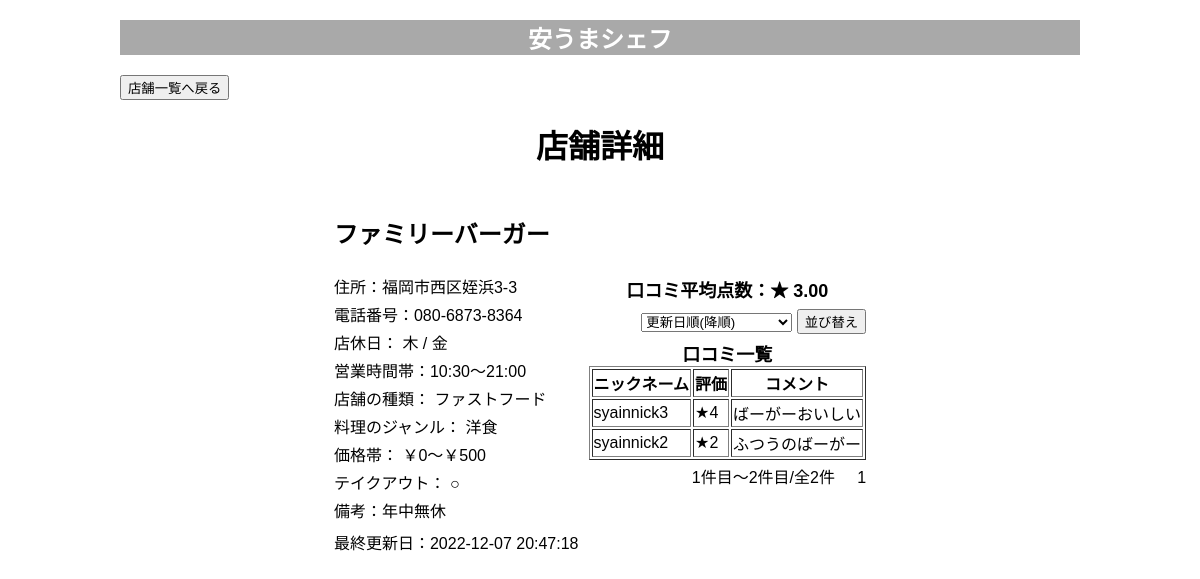
Screenshot of /?do=rst_detail&rst_id=38 with the database file from the repository.
### tables this page shows
CREATE TABLE `t_rstinfo` (
  `RST_ID` bigint(20) NOT NULL COMMENT '店舗ID',
  `USER_ID` varchar(16) DEFAULT NULL COMMENT 'ユーザID',
  `RST_NAME` varchar(32) NOT NULL COMMENT '店舗名',
  `RST_ADDRESS` varchar(64) DEFAULT NULL COMMENT '住所',
  `RST_START` varchar(8) DEFAULT NULL COMMENT '営業開始時間',
  `RST_CLOSE` varchar(8) DEFAULT NULL COMMENT '営業終了時間',
  `RST_TELNUM` varchar(16) DEFAULT NULL COMMENT '電話番号',
  `RST_TYPE` int(2) DEFAULT NULL COMMENT '店舗の種類',
  `RST_PRICE` int(2) DEFAULT NULL COMMENT '価格帯',
  `RST_NOTE` varchar(128) DEFAULT NULL COMMENT '備考',
  `RST_TAKEOUT` int(2) DEFAULT NULL COMMENT 'テイクアウト可',
  `RST_HOLIDAY` int(8) DEFAULT NULL COMMENT '営業日',
  `RST_FOODGENRE` int(9) DEFAULT NULL COMMENT '料理のジャンル',
  `RST_DATE` datetime DEFAULT NULL COMMENT '最終更新日時'
);

CREATE TABLE `t_review` (
  `REVIEW_ID` bigint(20) NOT NULL COMMENT '口コミID',
  `RST_ID` bigint(20) NOT NULL COMMENT '店舗ID',
  `USER_ID` varchar(16) DEFAULT NULL COMMENT 'ユーザID',
  `REVIEW_POINT` int(2) NOT NULL COMMENT '評価点',
  `REVIEW_COMMENT` varchar(32) DEFAULT NULL COMMENT 'コメント',
  `REVIEW_DATE` datetime NOT NULL COMMENT '最終更新日時'
);

CREATE TABLE `t_user` (
  `USER_ID` varchar(16) NOT NULL COMMENT 'ユーザID',
  `USER_NICKNAME` varchar(32) NOT NULL COMMENT 'ニックネーム',
  `USER_PASSWORD` varchar(32) NOT NULL COMMENT 'パスワード',
  `USER_ACCOUNTNAME` varchar(32) NOT NULL COMMENT 'アカウント名',
  `USERTYPE_ID` int(2) NOT NULL COMMENT 'ユーザ種別ID'
);

### index.php (called while the page is built, shortened)
<?php
include('src/pg_header.php');
$action = 'rst_list';
if (isset($_GET['do'])) {
  $action = $_GET['do'];
}
include('src/' . $action . '.php');
include('src/pg_footer.php');

### src/rst_detail.php (the view, shortened to what this page needs)
<button onclick="location.href='?do=rst_list'">店舗一覧へ戻る</button>
<h1 style="text-align:center">店舗詳細</h1>
<?php
require_once('db_inc.php');
if (isset($_SESSION["user_id"])) {
  $loginuser = $_SESSION['user_id'];
} else {
  $loginuser = 'guest';
}
$rst_id = $_GET['rst_id'];
$sql = "SELECT * FROM t_rstinfo WHERE RST_ID='{$rst_id}'";
$rs = $conn->query($sql);;
$row = $rs->fetch_assoc();;
if ($row) {
  $rst_id = $row['RST_ID'];
  $rst_name = $row['RST_NAME'];
  $rst_address = $row['RST_ADDRESS'];
  $rst_start = $row['RST_START'];
  $rst_close = $row['RST_CLOSE'];
  $rst_telnum = $row['RST_TELNUM'];
  $rst_type = $row['RST_TYPE'];
  $rst_price = $row['RST_PRICE'];
  $rst_takeout = $row['RST_TAKEOUT'];
  $rst_note = $row['RST_NOTE'];
  $rst_date = $row['RST_DATE'];
  $rst_holiday = $row['RST_HOLIDAY'];
  $rst_foodgenre = $row['RST_FOODGENRE'];
}
$sql = "SELECT AVG(REVIEW_POINT) FROM t_review WHERE RST_ID='{$rst_id}'";
$rs = $conn->query($sql);;
$row = $rs->fetch_assoc();;
if ($row) {
  $averagepoint =  $row['AVG(REVIEW_POINT)'];
}
?>
<table align="center">
  <tr>
    <td>
      <table align="left">
        <tr>
          <td>
            <h2><?= $rst_name ?></h2>
          </td>
        </tr>
        <tr>
          <td>
            住所：<?= $rst_address ?>
          </td>
        </tr>
        <tr>
          <td>
            電話番号：<?= $rst_telnum ?>
          </td>
        </tr>
        <tr>
          <td>店休日：
            <?php
            $rhtmp = '';
            if (substr($rst_holiday, 4, 1) === '0') $rhtmp .= '木&nbsp;/&nbsp;';
            if (substr($rst_holiday, 5, 1) === '0') $rhtmp .= '金&nbsp;/&nbsp;';
            $rhtmp = substr($rhtmp, 0, -13);
            echo $rhtmp;
            ?>
          </td>
        </tr>
        <tr>
          <td>営業時間帯：<?= $rst_start ?>～<?= $rst_close ?></td>
        </tr>
        <tr>
          <td>店舗の種類：
            <?php
            if ($rst_type === '2') echo 'ファストフード&nbsp;';
            ?>
          </td>
        </tr>
        <tr>
          <td>料理のジャンル：
            <?php
            $fdtmp = '';
            if (substr($rst_foodgenre, 2, 1) === '1') $fdtmp .= '洋食&nbsp;/&nbsp;';
            $fdtmp = substr($fdtmp, 0, -13);
            echo $fdtmp;
            ?>
          </td>
        </tr>
        <tr>
          <td>価格帯：
            <?php
            if ($rst_price === '1') echo '￥0～￥500&nbsp;';
            ?>
          </td>
        </tr>
        <tr>
          <td>テイクアウト：
            <?php
            if ($rst_takeout === '1') echo '○';
            else echo '×';
            ?>
          </td>
        </tr>
        <tr>
          <td>備考：<?= $rst_note ?></td>
        </tr>
        <tr>
          <td>
          </td>
        </tr>
        <tr>
          <td>最終更新日：<?= $rst_date ?></td>
        </tr>
      </table>
    </td>
    <td>
      <table align="left">
        <caption>口コミ平均点数：★ <?= substr($averagepoint, 0, 4); ?></caption>
        <tr>
          <td>
          </td>
        </tr>
        <tr>
          <td align="right">
            <?php
            $review_sort = isset($_POST['review_sort_pull']) ? $_POST['review_sort_pull'] : '1';
            if (!isset($_POST['review_sort_pull'])) {
              $review_sort = isset($_SESSION['review_sort']) ? $_SESSION['review_sort'] : '1';
            }
            ?>
            <form action="?do=rst_detail&rst_id=<?= $rst_id ?>" method="post" align="right">
              <select name="review_sort_pull">
                <option value="1" <?php if ($review_sort == 1) echo 'selected'; ?>>更新日順(降順)</option>
              </select>
              <input type="submit" value="並び替え">
            </form>
          </td>
        </tr>
        <?php
        require_once('db_inc.php');
        if ($review_sort == 1) {
          $sql = "SELECT * FROM t_review JOIN t_user ON t_review.user_id = t_user.user_id WHERE RST_ID='{$rst_id}' ORDER BY t_user.USER_ID='{$loginuser}'DESC, review_date DESC";
        } else if ($review_sort == 2) {
          $sql = "SELECT * FROM t_review JOIN t_user ON t_review.user_id = t_user.user_id WHERE RST_ID='{$rst_id}' ORDER BY t_user.USER_ID='{$loginuser}'DESC, review_date";
        } else if ($review_sort == 3) {
          $sql = "SELECT * FROM t_review JOIN t_user ON t_review.user_id = t_user.user_id WHERE RST_ID='{$rst_id}' ORDER BY t_user.USER_ID='{$loginuser}'DESC, review_point DESC";
        } else {
          $sql = "SELECT * FROM t_review JOIN t_user ON t_review.user_id = t_user.user_id WHERE RST_ID='{$rst_id}' ORDER BY t_user.USER_ID='{$loginuser}'DESC, review_point";
        }
        $rs = $conn->query($sql);
        $num_rows = mysqli_num_rows($rs);
        $max_page = ceil($num_rows / MAX_ROWS);
        if ($num_rows == 0) {
          echo '<tr><td>&emsp;&emsp;&emsp;口コミはありません。</td></tr>';
        } else {
          $page = isset($_GET['p']) ? $_GET['p'] : 1;
          $offset = ($page - 1) * MAX_ROWS;
          $sql = sprintf("%s LIMIT %d OFFSET %d", $sql, MAX_ROWS, $offset);
          $rs = $conn->query($sql);
          $row = $rs->fetch_assoc();
        ?>
          <tr>
            <td>
              <table align="right" border=1>
                <caption>口コミ一覧</caption>
                <tr>
                  <th>ニックネーム</th>
                  <th>評価</th>
                  <th>コメント</th>
                </tr>
                <?php
                while ($row) {
                  echo '<tr>';
                  echo '<td>' . $row['USER_NICKNAME'] . '</td>';
                  echo '<td>★' . $row['REVIEW_POINT'] . '</td>';
                  echo '<td>' . $row['REVIEW_COMMENT'] . '</td>';
                  echo '</tr>';
                  $row = $rs->fetch_assoc();
                }
                ?>
              </table>
            </td>
          </tr>
          <tr>
            <td align="right">
            <?php
            $pagef = 1 + ($page - 1) * 5;
            $pagel = $page * 5;
            if ($pagel >= $num_rows) {
              $pagel = $num_rows;
            }
            echo $pagef . '件目～' . $pagel . '件目/全' . $num_rows . '件&nbsp;&nbsp;&nbsp;&nbsp;&nbsp;';
            for ($j = 1; $j <= $max_page; $j++) {
              if ($j == $page) {
                echo $j, ' ';
              } else {
                printf('<a href="?do=rst_detail&rst_id=' . $rst_id . '&reviewsort=' . $review_sort . '&p=%d">%d</a>&nbsp;&nbsp; ', $j, $j);
              }
            }
          }
            ?>
            </td>
          </tr>
      </table>
    </td>
  </tr>
</table>

### css/style.css (style rules this page uses)
body { font-family: 'Noto Sans JP', sans-serif; }

### src/rst_detail.php (style rules this page uses)
caption { font-weight: bold; font-size: large; }

### rows the page displays
t_rstinfo: RST_NAME "ファミリーバーガー", RST_ADDRESS "福岡市西区姪浜3-3", RST_TELNUM "080-6873-8364", RST_HOLIDAY "木 / 金", RST_START "10:30", RST_CLOSE "21:00", RST_FOODGENRE "洋食", RST_NOTE "年中無休", RST_DATE "2022-12-07 20:47:18"
t_review: USER_ID.USER_NICKNAME "syainnick3", REVIEW_POINT "4", REVIEW_COMMENT "ばーがーおいしい"
t_review: USER_ID.USER_NICKNAME "syainnick2", REVIEW_POINT "2", REVIEW_COMMENT "ふつうのばーがー"

### other values shown
substr($averagepoint, 0, 4) "3.00"
$pagef "1"
$pagel "2"
$num_rows "2"
